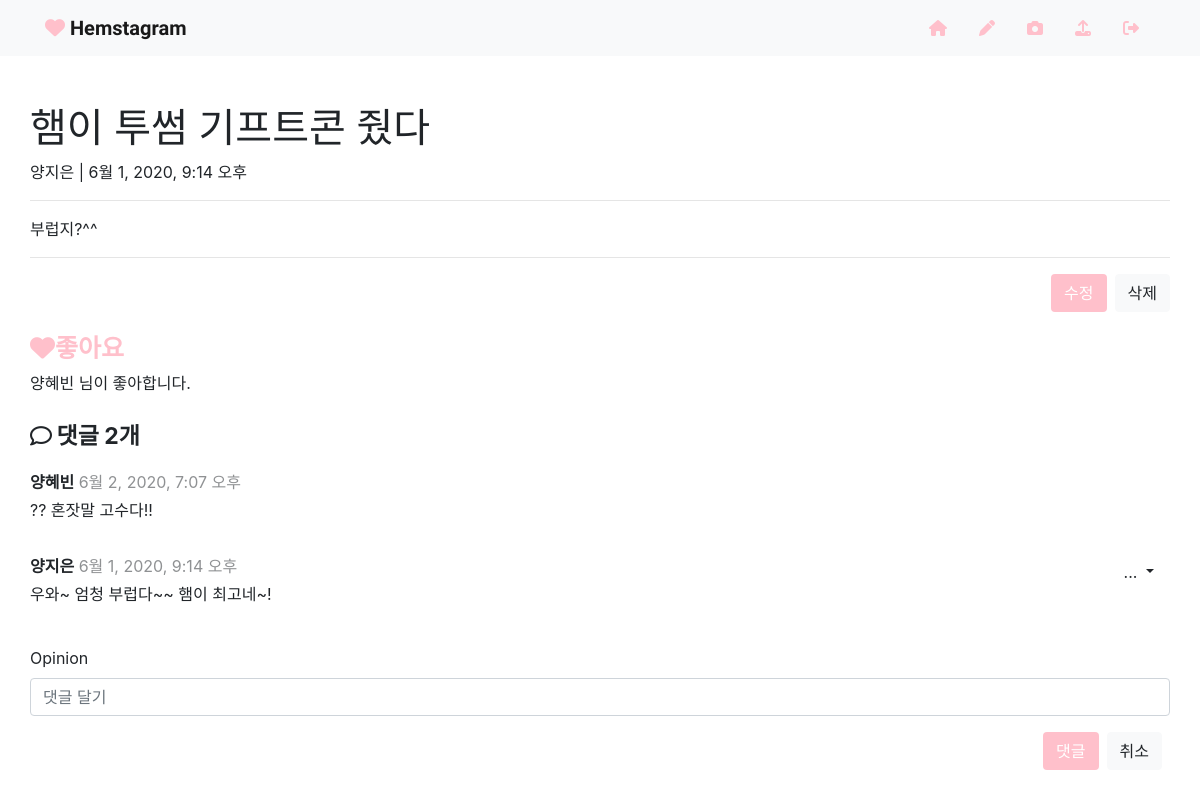
The app's page /articles/2/ (signed in), older data.
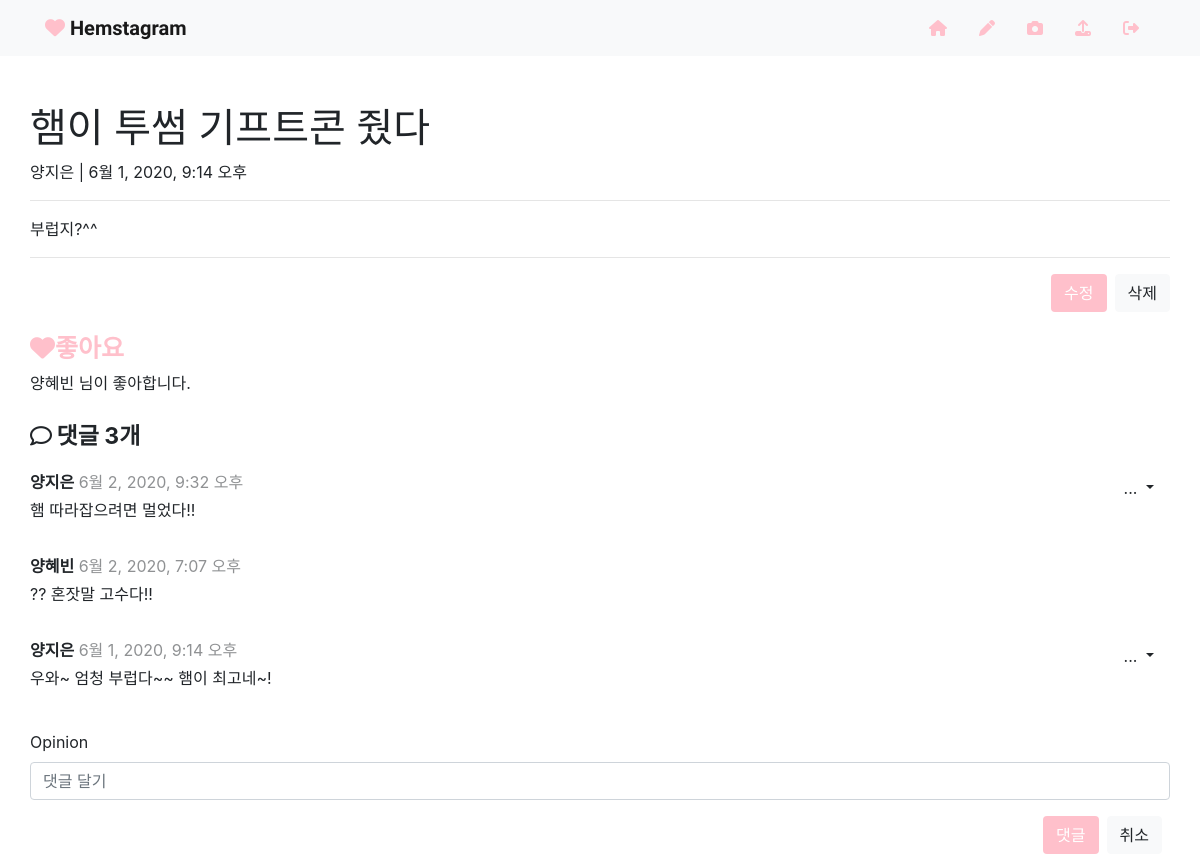
The same page, newer data.
### articles/models.py (models this page shows)
class Article(models.Model):
    title = models.CharField(max_length=20)
    content = models.TextField()
    created_at = models.DateTimeField(auto_now_add=True)
    updated_at = models.DateTimeField(auto_now=True)
    author = models.ForeignKey(settings.AUTH_USER_MODEL, on_delete=models.CASCADE, related_name='my_articles')
    like_users = models.ManyToManyField(settings.AUTH_USER_MODEL, related_name='like_articles')

class Comment(models.Model):
    article = models.ForeignKey(Article, on_delete=models.CASCADE, related_name='comments')
    author = models.ForeignKey(settings.AUTH_USER_MODEL, on_delete=models.CASCADE, related_name='my_comments')
    opinion = models.CharField(max_length=100)
    created_at = models.DateTimeField(auto_now_add=True)
    updated_at = models.DateTimeField(auto_now=True)

### articles/views.py (the view)
# urls.py: path('<int:article_pk>/', views.article_detail, name='article_detail'),
@require_GET
@login_required
def article_detail(request, article_pk):
    article = get_object_or_404(Article, pk=article_pk)
    form = CommentForm()
    context = {
        'article': article,
        'form': form
    }
    return render(request, 'articles/article_detail.html', context)

### articles/forms.py
class CommentForm(forms.ModelForm):
    class Meta:
        model = Comment
        fields = ('opinion', )
        widgets = {
            'opinion': forms.TextInput(
                attrs={
                    'placeholder': '댓글 달기',
                }
            )
        }

### articles/templates/articles/article_detail.html (shortened to what this page needs)
{% extends 'base.html' %}
{% load bootstrap4 %}
{% load static %}
{% block static %}
<link rel="stylesheet" href="{% static 'css/article_form.css' %}">
<link rel="stylesheet" href="{% static 'css/article_detail.css' %}">
{% endblock %}
{% block body %}
    <h1>{{ article.title }}</h1>
    <p>{{ article.author }} | {{ article.created_at }}</p>
    <hr>
    <p>{{ article.content }}</p>
    <hr>
    {% if request.user == article.author %}
        <form action="{% url 'articles:delete_article' article.pk %}" method="POST">
            <div class="d-flex justify-content-end mb-4">
                <a class="btn btn-grad text-white mx-2" href="{% url 'articles:update_article' article.pk %}" role="button">수정</a>
            <button class="btn btn-light">삭제</button>
            </div>
        </form>
    {% endif %}
    <div class="mb-2">
        {% if request.user in article.like_users.all %}
            <i data-article_pk="{{ article.pk }}" id="likeArticleButton" class="fas fa-heart mr-2 like-btn">좋아요 해제</i>
        {% else %}
            <i data-article_pk="{{ article.pk }}" id="likeArticleButton" class="fas fa-heart mr-2 like-btn">좋아요</i>
        {% endif %}
    </div>
    <div class="mb-4">
        <span>
            {% if article.like_users.count == 0 %}
                <span id="likeUsers{{ article.pk }}"></span>
            {% else %}
                {% for user in article.like_users.all %}
                    <span id="likeUsers{{ article.pk }}">{{ user.username }}</span>
                {% endfor %}
            {% endif %}
            님이 좋아합니다.
        </span>
    </div>
    <i class="far fa-comment comment-img"></i>
    <strong class="comment-count-info">댓글 {{ article.comments.count }}개</strong>
    {% for comment in article.comments.all|dictsortreversed:"created_at" %}
        <div class="d-flex justify-content-between mt-3">
            <div>
                <div class="mb-1">
                    <strong>{{ comment.author }}</strong>
                    <span class="text-option">{{ comment.created_at }}</span>
                </div>
                <p>{{ comment.opinion }}</p>
            </div>
            {% if request.user == comment.author %}
                <div class="dropdown mr-1">
                    <button type="button" class="btn btn-light dropdown-toggle comment-dropdown-img" id="dropdownMenuOffset" data-toggle="dropdown" aria-haspopup="true" aria-expanded="false" data-offset="10,20">
                      ...
                    </button>
                </div>
            {% endif %}
        </div>
    {% endfor %}
    <div class="mt-4">
        <form action="{% url 'articles:create_comment' article.pk %}" method="POST">
            {% bootstrap_form form layout='inline' %}
            <div class="d-flex justify-content-end">
                <button class="btn btn-grad text-white">댓글</button>
                <a class="btn btn-light mx-2 btn-cancel" href="{% url 'articles:article_detail' article.pk %}" role="button">취소</a>
            </div>
        </form>
    </div>
{% endblock %}

Row changes from the older to the newer data that the page shows:
computed for Article "햄이 투썸 기프트콘 줬다": comments.count "2" → "3"
added Comment: author "양지은", created_at "6월 2, 2020, 9:32 오후", opinion "햄 따라잡으려면 멀었다!!"
